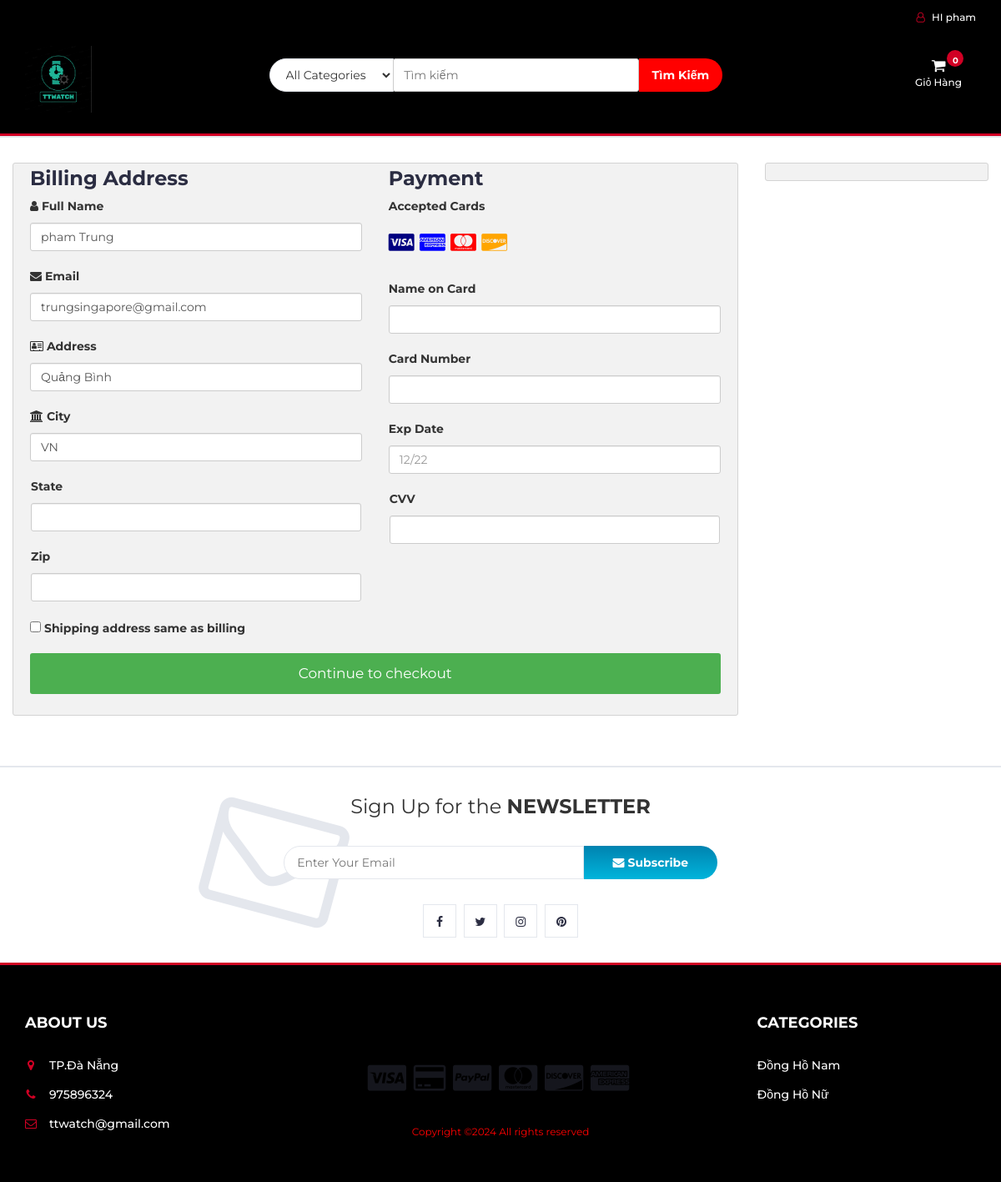
The page /checkout.php (signed in) on the database its author committed.
### tables this page shows
CREATE TABLE `user_info` (
  `user_id` int(10) NOT NULL,
  `first_name` varchar(100) NOT NULL,
  `last_name` varchar(100) NOT NULL,
  `email` varchar(300) NOT NULL,
  `password` varchar(300) NOT NULL,
  `mobile` varchar(10) NOT NULL,
  `address1` varchar(300) NOT NULL,
  `address2` varchar(11) NOT NULL
);

### checkout.php (the view, shortened to what this page needs)
<?php
include "db.php";
include "header.php";
?>
<section class="section">
	<div class="container-fluid">
		<div class="row-checkout">
		<?php
		if(isset($_SESSION["uid"])){
			$sql = "SELECT * FROM user_info WHERE user_id='$_SESSION[uid]'";
			$query = mysqli_query($con,$sql);
			$row=mysqli_fetch_array($query);
		echo'
			<div class="col-75">
				<div class="container-checkout">
				<form id="checkout_form" action="checkout_process.php" method="POST" class="was-validated">
					<div class="row-checkout">
					<div class="col-50">
						<h3>Billing Address</h3>
						<label for="fname"><i class="fa fa-user" ></i> Full Name</label>
						<input type="text" id="fname" class="form-control" name="firstname" pattern="^[a-zA-Z ]+$"  value="'.$row["first_name"].' '.$row["last_name"].'">
						<label for="email"><i class="fa fa-envelope"></i> Email</label>
						<input type="text" id="email" name="email" class="form-control" pattern="^[_a-z0-9-]+(\.[_a-z0-9-]+)*@[a-z0-9]+(\.[a-z]{2,4})$" value="'.$row["email"].'" required>
						<label for="adr"><i class="fa fa-address-card-o"></i> Address</label>
						<input type="text" id="adr" name="address" class="form-control" value="'.$row["address1"].'" required>
						<label for="city"><i class="fa fa-institution"></i> City</label>
						<input type="text" id="city" name="city" class="form-control" value="'.$row["address2"].'" pattern="^[a-zA-Z ]+$" required>
						<div class="row">
						<div class="col-50">
							<label for="state">State</label>
							<input type="text" id="state" name="state" class="form-control" pattern="^[a-zA-Z ]+$" required>
						</div>
						<div class="col-50">
							<label for="zip">Zip</label>
							<input type="text" id="zip" name="zip" class="form-control" pattern="^[0-9]{6}(?:-[0-9]{4})?$" required>
						</div>
						</div>
					</div>
					<div class="col-50">
						<h3>Payment</h3>
						<label for="fname">Accepted Cards</label>
						<div class="icon-container">
						<i class="fa fa-cc-visa" style="color:navy;"></i>
						<i class="fa fa-cc-amex" style="color:blue;"></i>
						<i class="fa fa-cc-mastercard" style="color:red;"></i>
						<i class="fa fa-cc-discover" style="color:orange;"></i>
						</div>
						<label for="cname">Name on Card</label>
						<input type="text" id="cname" name="cardname" class="form-control" pattern="^[a-zA-Z ]+$" required>
						<div class="form-group" id="card-number-field">
                        <label for="cardNumber">Card Number</label>
                        <input type="text" class="form-control" id="cardNumber" name="cardNumber" required>
                    </div>
						<label for="expdate">Exp Date</label>
						<input type="text" id="expdate" name="expdate" class="form-control" pattern="^((0[1-9])|(1[0-2]))\/(\d{2})$" placeholder="12/22"required>
						<div class="row">
						<div class="col-50">
							<div class="form-group CVV">
								<label for="cvv">CVV</label>
								<input type="text" class="form-control" name="cvv" id="cvv" required>
						</div>
						</div>
					</div>
					</div>
					</div>
					<label><input type="CHECKBOX" name="q" class="roomselect" value="conform" required> Shipping address same as billing
					</label>';
					$total=0;
					$total_count=$_POST['total_count'];
				echo'
				<input type="hidden" name="total_count" value="'.$total_count.'">
					<input type="hidden" name="total_price" value="'.$total.'">
					<input type="submit" id="submit" value="Continue to checkout" class="checkout-btn">
				</form>
				</div>
			</div>
			';
		}else{
			echo"<script>window.location.href = 'cart.php'</script>";
		}
		?>
			<div class="col-25">
				<div class="container-checkout">
				</div>
			</div>
		</div>
	</div>
</section>
		<div id="newsletter" class="section">
			<div class="container">
				<div class="row">
					<div class="col-md-12">
						<div class="newsletter">
							<p>Sign Up for the <strong>NEWSLETTER</strong></p>
							<form >
								<input class="input" type="email" placeholder="Enter Your Email">
								<button class="newsletter-btn"><i class="fa fa-envelope"></i> Subscribe</button>
							</form>
							<ul class="newsletter-follow">
								<li>
									<a href="#"><i class="fa fa-facebook"></i></a>
								</li>
								<li>
									<a href="#"><i class="fa fa-twitter"></i></a>
								</li>
								<li>
									<a href="#"><i class="fa fa-instagram"></i></a>
								</li>
								<li>
									<a href="#"><i class="fa fa-pinterest"></i></a>
								</li>
							</ul>
						</div>
					</div>
				</div>
			</div>
		</div>
<?php
include "footer.php";
?>

### header.php (shortened to what this page needs)
<!DOCTYPE html>
<html lang="en">
	<head>
		<link type="text/css" rel="stylesheet" href="css/bootstrap.min.css"/>
		<link type="text/css" rel="stylesheet" href="css/slick.css"/>
		<link type="text/css" rel="stylesheet" href="css/slick-theme.css"/>
		<link type="text/css" rel="stylesheet" href="css/nouislider.min.css"/>
		<link rel="stylesheet" href="css/font-awesome.min.css">
		<link type="text/css" rel="stylesheet" href="css/style.css"/>
		<link type="text/css" rel="stylesheet" href="css/accountbtn.css"/>
    </head>
	<body>
		<header>
			<div id="top-header">
				<div class="container">
					<ul class="header-links pull-right">
						<li><a href="#"><i class="fa fa "></i> </a></li>
						<li><?php
                  include "db.php";
                  if(isset($_SESSION["uid"])){
                      $sql = "SELECT first_name FROM user_info WHERE user_id='$_SESSION[uid]'";
                      $query = mysqli_query($con,$sql);
                      $row=mysqli_fetch_array($query);
                      echo '
                      <div class="dropdownn">
                        <a href="#" class="dropdownn" data-toggle="modal" data-target="#myModal" ><i class="fa fa-user-o"></i> HI '.$row["first_name"].'</a>
                        <div class="dropdownn-content">
                          <a href="" data-toggle="modal" data-target="#profile"><i class="fa fa-user-circle" aria-hidden="true" ></i>My Profile</a>
                          <a href="logout.php"><i class="fa fa-sign-in" aria-hidden="true"></i>Log out</a>
                        </div>
                      </div>';
                  }
                  ?>
                      </li>
</ul>
				</div>
			</div>
			<div id="header">
				<div class="container">
					<div class="row">
						<div class="col-md-3">
							<div class="header-logo">
								<a href="#" class="logo">
                <img src="./img/242162856_4556505621061387_7856898607697508187_n.png" alt="" width="80" height="80">
								</a>
							</div>
						</div>
						<div class="col-md-6">
							<div class="header-search">
								<form>
									<select class="input-select">
										<option value="0">All Categories</option>
									</select>
									<input class="input" id="search" type="text" placeholder="Tìm kiếm">
									<button type="submit" id="search_btn" class="search-btn" style="background-color: red;">Tìm Kiếm</button>
								</form>
							</div>
						</div>
						<div class="col-md-3 clearfix">
							<div class="header-ctn">
								<div class="dropdown">
									<a class="dropdown-toggle" data-toggle="dropdown" aria-expanded="true">
										<i class="fa fa-shopping-cart"></i>
										<span>Giỏ Hàng</span>
										<div class="badge qty">0</div>
									</a>
									</div>
							</div>
						</div>
					</div>
				</div>
			</div>
		</header>
		<nav id='navigation'>
		</nav>

### css/style.css (style rules this page uses)
body { font-family: 'Montserrat', sans-serif; font-weight: 400; }
h1, h2, h3, h4, h5, h6 { color: #2B2D42; font-weight: 700; margin: 0 0 10px; }
a { color: #2B2D42; font-weight: 500; -webkit-transition: 0.2s color; transition: 0.2s color; }
ul, ol { margin: 0; padding: 0; list-style: none }
.input { height: 40px; padding: 0px 15px; border: 1px solid #E4E7ED; background-color: #FFF; width: 100%; }
.input-select { padding: 0px 15px; background: #FFF; border: 1px solid #E4E7ED; height: 40px; }
.section { padding-top: 30px; padding-bottom: 30px; }
#top-header { padding-top: 10px; padding-bottom: 10px; background-color: #1E1F29; }
.header-links li { display: inline-block; margin-right: 15px; font-size: 12px; }
.header-links li:last-child { margin-right: 0px; }
.header-links li a { color: #FFF; }
.header-links li i { color: #D10024; margin-right: 5px; }
#header { padding-top: 15px; padding-bottom: 15px; background-image: black ; }
.header-logo { float: left; }
.header-logo .logo img { display: block; }
.header-search { padding: 15px 0px; }
.header-search form { position: relative; }
.header-search form .input-select { margin-right: -4px; border-radius: 40px 0px 0px 40px; }
.header-search form .input { width: calc(100% - 260px); margin-right: -4px; }
.header-search form .search-btn { height: 40px; width: 100px; color: #FFF; font-weight: 700; border: none; border-radius: 0px 40px 40px 0px; }
.header-ctn { float: right; padding: 15px 0px; }
.header-ctn>div { display: inline-block; }
.header-ctn>div>a { display: block; position: relative; width: 90px; text-align: center; color: #FFF; }
.header-ctn>div>a>i { display: block; font-size: 18px; }
.header-ctn>div>a>span { font-size: 12px; }
.header-ctn>div>a>.qty { position: absolute; right: 15px; top: -10px; width: 20px; height: 20px; line-height: 20px; text-align: center; border-radius: 50%; font-size: 10px; color: #FFF; background-color: #D10024; }
#navigation { background: #FFF; border-bottom: 2px solid #E4E7ED; border-top: 3px solid #D10024; }
#newsletter.section { border-top: 2px solid #E4E7ED; border-bottom: 3px solid #D10024; margin-top: 30px; }
.newsletter { text-align: center; }
.newsletter p { font-size: 24px; }
.newsletter form { position: relative; max-width: 520px; margin: 30px auto; }
.newsletter form:after { content: "\f003"; font-family: FontAwesome; position: absolute; font-size: 160px; color: #E4E7ED; top: 15px; -webkit-transform: translateY(-50%) rotate(15deg); -ms-transform: translateY(-50%) rotate(15deg); transform: translateY(-50%) rotate(15deg); z-index: -1; left: -90px; }
.newsletter form .input { width: calc(100% - 160px); margin-right: -4px; border-radius: 40px 0px 0px 40px; }
.newsletter form .newsletter-btn { width: 160px; height: 40px; font-weight: 700; background: #00B4DB; background: -webkit-linear-gradient(to bottom, #0083B0, #00B4DB); background: linear-gradient(to bottom, #0083B0, #00B4DB); color: #FFF; border: none; border-radius: 0px 40px 40px 0px; }
.newsletter .newsletter-follow { text-align: center; }
.newsletter .newsletter-follow li { display: inline-block; margin-right: 5px; }
.newsletter .newsletter-follow li:last-child { margin-right: 0px; }
.newsletter .newsletter-follow li a { position: relative; display: block; width: 40px; height: 40px; text-align: center; line-height: 40px; border: 1px solid #E4E7ED; background-color: #FFF; -webkit-transition: 0.2s all; transition: 0.2s all; }

### css/accountbtn.css (style rules this page uses)
.dropdownn { position: relative; display: inline-block; }

### header.php (style rules this page uses)
#navigation { background: white; }
#header { background: black; }
#top-header { background: black; }

### checkout.php (style rules this page uses)
.row-checkout { display: -ms-flexbox; display: flex; -ms-flex-wrap: wrap; flex-wrap: wrap; margin: 0 -16px; }
.col-25 { -ms-flex: 25%; flex: 25%; }
.col-50 { -ms-flex: 50%; flex: 50%; }
.col-75 { -ms-flex: 75%; flex: 75%; }
.col-25, .col-50, .col-75 { padding: 0 16px; }
.container-checkout { background-color: #f2f2f2; padding: 5px 20px 15px 20px; border: 1px solid lightgrey; border-radius: 3px; }
input[type=text] { width: 100%; margin-bottom: 20px; padding: 12px; border: 1px solid #ccc; border-radius: 3px; }
label { margin-bottom: 10px; display: block; }
.icon-container { margin-bottom: 20px; padding: 7px 0; font-size: 24px; }
.checkout-btn { background-color: #4CAF50; color: white; padding: 12px; margin: 10px 0; border: none; width: 100%; border-radius: 3px; cursor: pointer; font-size: 17px; }

### rows shown on the page
user_info: first_name "pham", firstname "pham Trung", email "trungsingapore@gmail.com", address "Quảng Bình", city "VN"
